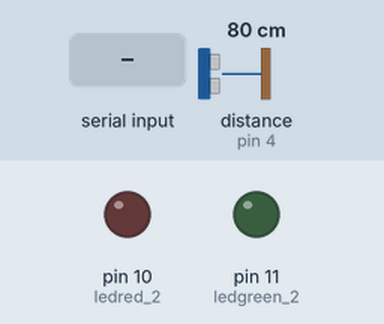
A sketch run on a simulated Arduino Uno, built with avr-gcc and run on an emulated ATmega328P. On the bench: output pins drawn as LEDs (lit = HIGH). Wiring (inferred from the names in the program): ultrasonic range finder: trigger pin 5; echo pin 4. Inputs (shaded band) come from the test bench; at power-on: distance to the obstacle (sensor on pin 4) 80 cm. The echo pulse lasts 58.3 µs per cm; pins used as bus, display or sensor lines are not drawn; what the sketch prints to the serial monitor is not drawn.

Above: at 1.2 s.
1.3 s: "A" received over Serial
At 1.9 s:
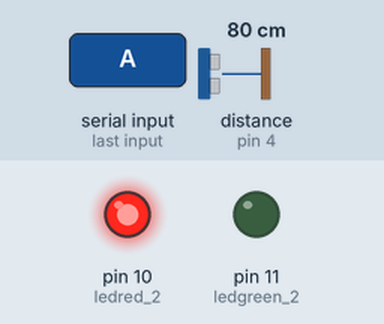
2.8 s: "B" received over Serial
At 4.2 s:
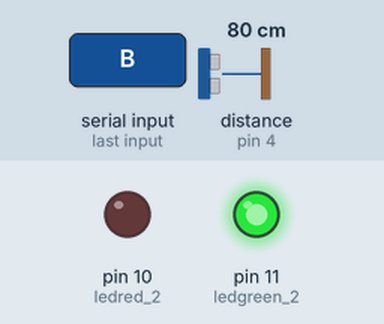
Timing chart, 0 to 5.8 s (numbered marks = the images above; inputs shaded):
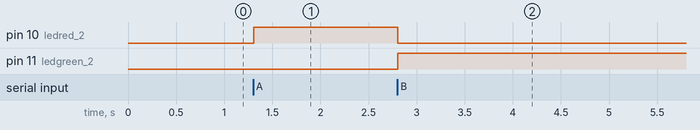

Measured:
- after the input at 1.3 s, pin 10 (ledred_2): LOW → HIGH at once
- after the input at 2.8 s, pin 10 (ledred_2): HIGH → LOW at once; pin 11 (ledgreen_2): LOW → HIGH at once

The sketch:

Bend_2.ino
```cpp
const int trigPin_2 = 5; //trig pin connection
const int echoPin_2 = 4;  //echopin connection
int ledred_2 = 10;
int ledgreen_2 = 11;
long duration_2;
int distanceCm_2;
char Incoming_value_2 = 0;


void setup() {      // setup perameter
  Serial.begin(9600);
  pinMode(trigPin_2, OUTPUT);
  pinMode(echoPin_2, INPUT);
  pinMode(ledred_2,OUTPUT);
  pinMode(ledgreen_2,OUTPUT);
}

void loop() {   // loop of flow program
  digitalWrite(trigPin_2, LOW);
  delayMicroseconds(2);
  digitalWrite(trigPin_2, HIGH);
  delayMicroseconds(10);
  digitalWrite(trigPin_2, LOW);
  duration_2 = pulseIn(echoPin_2, HIGH);
  distanceCm_2= duration_2/29/2;
  if(distanceCm_2<=500){
    Serial.write('C');
  }
  else{
    Serial.write('D');
  }
   Incoming_value_2 = Serial.read();

  if(Incoming_value_2 == 'A'){
    digitalWrite(ledred_2, HIGH);
    digitalWrite(ledgreen_2 ,LOW);
    }
  else if(Incoming_value_2 == 'B'){
    digitalWrite(ledgreen_2 ,HIGH);
    digitalWrite(ledred_2 ,LOW);
    }
}
```
